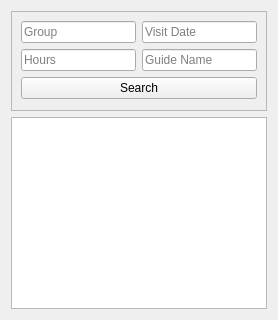
            <widget class="QWidget" name="page_gv">
             <layout class="QVBoxLayout" name="verticalLayout_29">
              <item>
               <widget class="QFrame" name="search_gv">
                <property name="minimumSize">
                 <size>
                  <width>0</width>
                  <height>100</height>
                 </size>
                </property>
                <property name="frameShape">
                 <enum>QFrame::StyledPanel</enum>
                </property>
                <property name="frameShadow">
                 <enum>QFrame::Raised</enum>
                </property>
                <layout class="QGridLayout" name="gridLayout">
                 <item row="0" column="0">
                  <widget class="QLineEdit" name="search_gv_group">
                   <property name="text">
                    <string/>
                   </property>
                   <property name="placeholderText">
                    <string>Group</string>
                   </property>
                  </widget>
                 </item>
                 <item row="0" column="1">
                  <widget class="QLineEdit" name="search_gv_visit_date">
                   <property name="text">
                    <string/>
                   </property>
                   <property name="placeholderText">
                    <string>Visit Date</string>
                   </property>
                  </widget>
                 </item>
                 <item row="1" column="0">
                  <widget class="QLineEdit" name="search_gv_hours">
                   <property name="text">
                    <string/>
                   </property>
                   <property name="placeholderText">
                    <string>Hours</string>
                   </property>
                  </widget>
                 </item>
                 <item row="1" column="1">
                  <widget class="QLineEdit" name="search_gv_guide_name">
                   <property name="text">
                    <string/>
                   </property>
                   <property name="placeholderText">
                    <string>Guide Name</string>
                   </property>
                  </widget>
                 </item>
                 <item row="2" column="0" colspan="2">
                  <widget class="QPushButton" name="btn_search_gv">
                   <property name="text">
                    <string>Search</string>
                   </property>
                  </widget>
                 </item>
                </layout>
               </widget>
              </item>
              <item>
               <widget class="QTableWidget" name="table_gv"/>
              </item>
             </layout>
            </widget>
